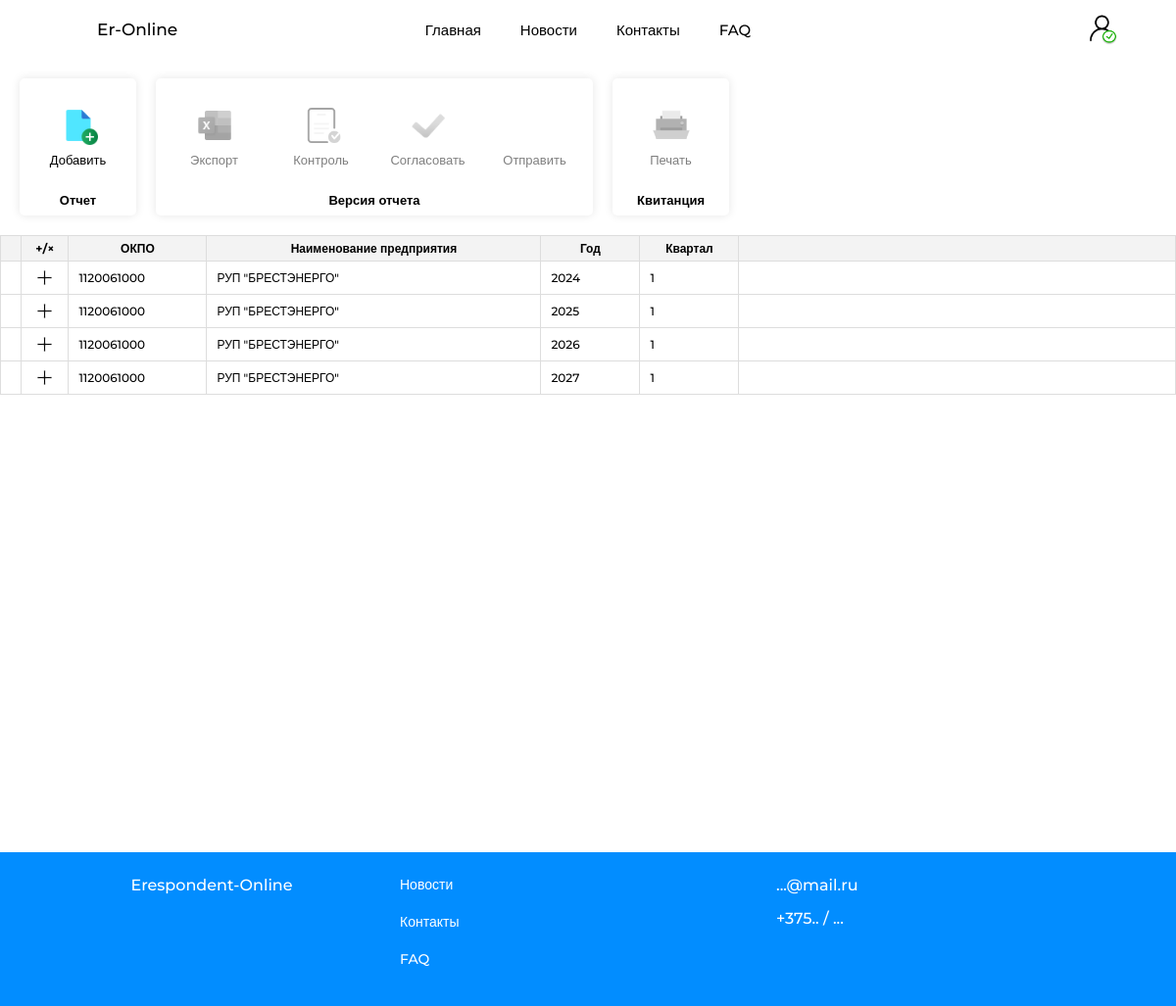
Page /report_area (signed in) on the committed database.
### website/models.py (models this page shows)
class Report(db.Model):
    __tablename__ = 'report'
    id = db.Column(db.Integer, primary_key=True)
    okpo = db.Column(db.Integer)
    organization_name = db.Column(db.String(50))
    year = db.Column(db.Integer)
    quarter = db.Column(db.Integer)
    user_id = db.Column(db.Integer, db.ForeignKey('user.id'))
    time_of_receipt = db.Column(db.Date)
    versions = relationship('Version_report', backref='report')

### website/views.py (the view, shortened to what this page needs)
@views.route('/report_area')
@profile_complete
@login_required
def report_area():
    report = Report.query.filter_by(user_id=current_user.id).all()
    version = Version_report.query.filter_by().all()
    for rep in report:
        rep.versions = Version_report.query.filter_by(report_id=rep.id).all()
        for version in rep.versions:
            version.tickets = Ticket.query.filter_by(version_report_id=version.id).all()
    organization = Organization.query.filter_by(id=current_user.organization.id).all()
    dirUnit = DirUnit.query.filter_by().all()
    dirProduct = DirProduct.query.filter_by().all()
    for row in dirProduct:
        current_unit = DirUnit.query.filter_by(IdUnit=row.IdUnit).first()
        row.IdUnit = current_unit.NameUnit
    year_today = datetime.now().year
    return render_template('report_area.html',
                           year_today=year_today,
                           report=report,
                           user=current_user,
                           dirUnit=dirUnit,
                           dirProduct=dirProduct,
                           organization=organization,
                           version=version)

### website/views.py (called while the page is built)
def profile_complete(f):
    @wraps(f)
    def decorated_function(*args, **kwargs):
        if not current_user.fio or not current_user.telephone or not current_user.organization_id:
            flash('Пожалуйста, заполните все обязательные поля.', 'error')
            return redirect(url_for('views.profile_common'))
        return f(*args, **kwargs)
    return decorated_function

### website/templates/report_area.html (shortened to what this page needs)
{% extends "base.html" %}
{% block content %}
<div class="report-area_page">
    <div class="report-area_menu">
        <div class="report-area_podmenu">
            <div class="content-podmenu">
                <nav>
                    <ul>
                        <section>
                            <div class="functions_menu">
                                <li id = "link_add_report">
                                    <img src="{{ url_for('static', filename='img/icon_new_file.png') }}" alt="Создать отчет">
                                    <a>Добавить</a>
                                </li>
                            </div>
                            <a class="functions_menu_name">
                                Отчет
                            </a>
                        </section>
                        <section>
                            <div class="functions_menu">
                                <li id="export_versionButton">
                                    <img src="{{ url_for('static', filename='img/icon_excel.png') }}" alt="">
                                    <a>Экспорт</a>
                                </li>
                                <li id="control_versionButton">
                                    <img src="{{ url_for('static', filename='img/icon_control.png') }}" alt="">
                                    <a>Контроль</a>
                                </li>
                                <li id = "agreedVersionButton">
                                    <img src="{{ url_for('static', filename='img/icon_galochka.png') }}" alt="">
                                    <a>Согласовать</a>
                                </li>
                                <li id = "sentVersionButton">
                                    <a>Отправить</a>
                                </li>
                            </div>
                            <a class="functions_menu_name">
                                Версия отчета
                            </a>
                        </section>
                        <section>
                            <div class="functions_menu">
                                <li id = "PrintTicketButton">
                                    <img src="{{ url_for('static', filename='img/icon_print_file.png') }}" alt="">
                                    <a>Печать</a>
                                </li>
                            </div>
                            <a class="functions_menu_name">
                                Квитанция
                            </a>
                        </section>
                    </ul>
                </nav>
            </div>
        </div>
    </div>
    <div class="report-area" >
        <table class="table_report-area">
            <thead class="order-table_titels">
                <tr>
                    <th></th>
                    <th style = "white-space: nowrap;">+/&times;</th>
                    <th class="resizable" style="min-width: 120px;">ОКПО<div class="resizer"></div></th>
                    <th class="resizable" style="white-space: nowrap; min-width: 320px;">Наименование предприятия<div class="resizer"></div></th>
                    <th class="resizable" style="min-width: 80px;">Год<div class="resizer"></div></th>
                    <th class="resizable" style="min-width: 80px;">Квартал<div class="resizer"></div></th>
                    <th></th>
                </tr>
            </thead>
            <tbody>
                {%if report%}
                    {% for row in report %}
                    <tr class="report_row" data-id="{{ row.id }}">
                        <td></td>
                        <td>
                            <button class="show-versions_button">
                                <img src="{{ url_for('static', filename='img/close_black.png')}}" class = "close_black" alt="Просмотреть версии">
                            </button>
                        </td>
                        <td>
                            <input type = "text" id = "report_okpo" value = "{{ row.okpo }}" readonly>
                        </td>
                        <td>
                            <input type = "text" id = "report_organization_name" value = "{{ row.organization_name }}" readonly>
                        </td>
                        <td>
                            <input type = "text" id = "report_year" value = "{{ row.year }}" readonly>
                        </td>
                        <td>
                            <input type = "text" id = "report_quarter" value = "{{ row.quarter }}" readonly>
                        </td>
                        <td>
                        </td>
                    </tr>
                    {% endfor %}
            {%endif%}
            </tbody>
        </table>
    </div>
</div>
{% endblock %}

### website/static/css/base.css (style rules this page uses)
* { margin: 0; padding: 0; font-family: Montserrat, Arial, sans-serif; }
html, body { height: 100%; margin: 0; }
a { text-decoration: none; }
body { display: flex; flex-direction: column; min-height: 100vh; background-color:#fff; overflow-x: hidden; color: rgb(0, 0, 0); }
:root { --color1: rgb(156, 209, 255); --color2: rgba(184, 220, 255, 0.6); --color3: rgb(129, 194, 255); --color4: #055e64; --color5: rgb(0, 146, 129); --color6: #444444; --color7: rgb(96, 255, 122); --remarksclr: rgba(255, 186, 96, 0.705); --odobrclr: rgb(96, 255, 122, 0.705); --delclr: rgb(255, 96, 96, 0.705); }
.report-area_page { margin-top: 70px; min-height: 100vh; }
.report-area_menu { display: flex; font-weight: 500; top: 0; left: 0; width: 100%; overflow-x: auto; }
.content-podmenu { position: relative; padding: 0 10px; left: 0; right: 0; }
.content-podmenu nav ul { display: flex; list-style: none; margin: 0; }
.content-podmenu nav ul section { display: flex; background-color: #ffffff; border: none; border-radius: 5px; flex-direction: column; align-items: center; justify-content: center; margin: 10px; box-shadow: 0 0 10px rgba(0, 0, 0, 0.1); font-size: 13px; padding: 5px; height: 130px; }
.functions_menu { display: flex; flex-direction: row; height: 110px; }
.functions_menu_name { font-weight: 600; font-family: 13px; margin-bottom: 3px; }
.content-podmenu nav ul li { margin: 0; display: flex; border-radius: 5px; flex-direction: column; margin: 7px; align-items: center; text-align: center; width: 65px; padding: 15px; cursor: pointer; transition: background-color 0.3s ease, padding 0.3s ease; }
.content-podmenu nav ul li img { height: 40px; width: auto; }
.content-podmenu nav ul li a { font-size: 13px; padding-top: 7px; }
.report-area { display: flex; flex-direction: row; overflow-x: auto; margin-bottom: 30px; margin-top: 10px; }
.table_report-area { border: none; font-size: 12px; display: block; border-spacing: 0px; border-collapse: collapse; background-color: #ffffff; height: 100%; }
.order-table_titels { color: rgb(0, 0, 0); font-weight: 600; width: 100%; background-color:rgba(231, 231, 231, 0.5); }
.order-table_titels tr th { padding: 5px 10px; text-align: center; font-size: 12px; position: relative; min-width: min-content; border: 1px solid #dddddd; }
.order-table_titels tr th:first-child, .order-table_titels tr td:first-child { width: 10px; }
.order-table_titels tr th:nth-child(2), .order-table_titels tr td:nth-child(2) { min-width: 10px; }
.order-table_titels tr th:nth-child(3), .order-table_titels tr td:nth-child(3) { min-width: 40px; }
.order-table_titels tr th:last-child, .order-table_titels tr td:last-child { width: 1000vb; }
th.resizable { position: relative; }
th .resizer { position: absolute; right: 0; top: 0; width: 5px; height: 100%; cursor: col-resize; user-select: none; }
.table_report-area input[type="text"] { font-size: 12px; font-weight: 500; width: 100%; border: none; text-align: left; background: none; color: #000000; box-sizing: border-box; min-width: min-content; }
.table_report-area tr td { padding: 7px 10px; text-align: left; font-size: 12px; border: 1px solid #dddddd; cursor: pointer; }
.show-versions_button { display: flex; justify-content: center; border: none; color: white; padding: 2px 6px; background-color: #00000000; cursor: pointer; transition: background-color 0.3s ease; text-align: center; align-items: center; }
.show-versions_button img { width: 15px; transform: rotate(45deg); transition: transform 0.5s; }
.close_black { display: block; }
body { margin: 0; padding: 0; overflow-x: hidden; }

### rows in the picture
Report: okpo "1120061000", organization_name "РУП \"БРЕСТЭНЕРГО\"", year "2024", quarter "1"
Report: okpo "1120061000", organization_name "РУП \"БРЕСТЭНЕРГО\"", year "2025", quarter "1"
Report: okpo "1120061000", organization_name "РУП \"БРЕСТЭНЕРГО\"", year "2026", quarter "1"
Report: okpo "1120061000", organization_name "РУП \"БРЕСТЭНЕРГО\"", year "2027", quarter "1"
